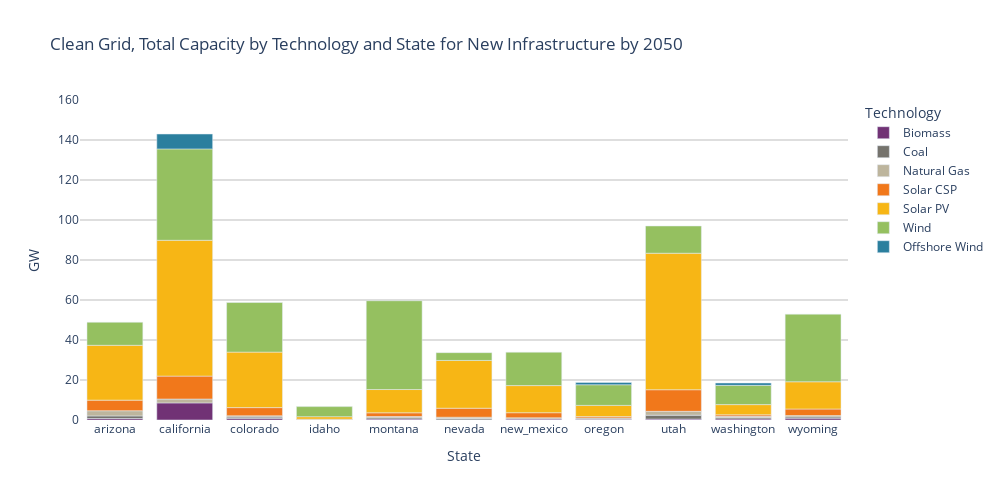

Here is the notebook cell this chart was saved with:
### Markdown cell above
#### Clean Grid

### Code cell
plot_state_bar_capacity(df=df, scenario='net_zero_ira_ccs_climate', year=year,
         output_file_name = f'clean_grid_{year}_state_tech_capacity.png',
         title = f'Clean Grid, Total Capacity by Technology and State for New Infrastructure by {year}')

### Figure 1 — Plotly figure (JSON) as saved in the notebook; plotly's stock layout.template omitted (floating-point values rounded to 4 significant figures)
{"data": [{"alignmentgroup": "True", "hovertemplate": "Technology=Biomass<br>State=%{x}<br>unit_size_mw=%{y}<extra></extra>", "legendgroup": "Biomass", "marker": {"color": "#713275", "pattern": {"shape": ""}}, "name": "Biomass", "offsetgroup": "Biomass", "orientation": "v", "showlegend": true, "textposition": "auto", "type": "bar", "x": ["arizona", "california", "colorado", "idaho", "montana", "nevada", "new_mexico", "oregon", "utah", "washington", "wyoming"], "xaxis": "x", "y": [0.75, 8.55, 0.8, 0.3, 0.45, 0.1, 0.45, 0.4, 0.45, 0.55, 0.9], "yaxis": "y"}, {"alignmentgroup": "True", "hovertemplate": "Technology=Coal<br>State=%{x}<br>unit_size_mw=%{y}<extra></extra>", "legendgroup": "Coal", "marker": {"color": "#75736d", "pattern": {"shape": ""}}, "name": "Coal", "offsetgroup": "Coal", "orientation": "v", "showlegend": true, "textposition": "auto", "type": "bar", "x": ["arizona", "colorado", "montana", "nevada", "utah", "washington", "wyoming"], "xaxis": "x", "y": [1.3, 0.65, 0.65, 0.65, 1.95, 0.65, 0.65], "yaxis": "y"}, {"alignmentgroup": "True", "hovertemplate": "Technology=Natural Gas<br>State=%{x}<br>unit_size_mw=%{y}<extra></extra>", "legendgroup": "Natural Gas", "marker": {"color": "#bdb59d", "pattern": {"shape": ""}}, "name": "Natural Gas", "offsetgroup": "Natural Gas", "orientation": "v", "showlegend": true, "textposition": "auto", "type": "bar", "x": ["arizona", "california", "colorado", "montana", "nevada", "new_mexico", "oregon", "utah", "washington", "wyoming"], "xaxis": "x", "y": [2.584, 1.938, 0.646, 0.646, 0.646, 0.646, 0.646, 1.938, 0.646, 0.646], "yaxis": "y"}, {"alignmentgroup": "True", "hovertemplate": "Technology=Solar CSP<br>State=%{x}<br>unit_size_mw=%{y}<extra></extra>", "legendgroup": "Solar CSP", "marker": {"color": "#f1781b", "pattern": {"shape": ""}}, "name": "Solar CSP", "offsetgroup": "Solar CSP", "orientation": "v", "showlegend": true, "textposition": "auto", "type": "bar", "x": ["arizona", "california", "colorado", "idaho", "montana", "nevada", "new_mexico", "oregon", "utah", "washington", "wyoming"], "xaxis": "x", "y": [5.3, 11.45, 4.1, 0.1, 1.85, 4.5, 2.55, 0.65, 10.8, 0.75, 3.3], "yaxis": "y"}, {"alignmentgroup": "True", "hovertemplate": "Technology=Solar PV<br>State=%{x}<br>unit_size_mw=%{y}<extra></extra>", "legendgroup": "Solar PV", "marker": {"color": "#F7B615", "pattern": {"shape": ""}}, "name": "Solar PV", "offsetgroup": "Solar PV", "orientation": "v", "showlegend": true, "textposition": "auto", "type": "bar", "x": ["arizona", "california", "colorado", "idaho", "montana", "nevada", "new_mexico", "oregon", "utah", "washington", "wyoming"], "xaxis": "x", "y": [27.42, 67.92, 27.75, 1.26, 11.64, 23.88, 13.56, 5.61, 68.25, 5.1, 13.62], "yaxis": "y"}, {"alignmentgroup": "True", "hovertemplate": "Technology=Wind<br>State=%{x}<br>unit_size_mw=%{y}<extra></extra>", "legendgroup": "Wind", "marker": {"color": "#95C060", "pattern": {"shape": ""}}, "name": "Wind", "offsetgroup": "Wind", "orientation": "v", "showlegend": true, "textposition": "auto", "type": "bar", "x": ["arizona", "california", "colorado", "idaho", "montana", "nevada", "new_mexico", "oregon", "utah", "washington", "wyoming"], "xaxis": "x", "y": [11.51, 45.68, 24.8, 5.035, 44.38, 3.897, 16.69, 10.32, 13.62, 9.623, 33.81], "yaxis": "y"}, {"alignmentgroup": "True", "hovertemplate": "Technology=Offshore Wind<br>State=%{x}<br>unit_size_mw=%{y}<extra></extra>", "legendgroup": "Offshore Wind", "marker": {"color": "#2B7F9E", "pattern": {"shape": ""}}, "name": "Offshore Wind", "offsetgroup": "Offshore Wind", "orientation": "v", "showlegend": true, "textposition": "auto", "type": "bar", "x": ["california", "oregon", "washington"], "xaxis": "x", "y": [7.446, 1.152, 1.188], "yaxis": "y"}], "layout": {"barmode": "relative", "height": 500, "legend": {"title": {"text": "Technology"}, "tracegroupgap": 0}, "paper_bgcolor": "white", "plot_bgcolor": "white", "title": {"text": "Clean Grid, Total Capacity by Technology and State for New Infrastructure by 2050"}, "uniformtext": {"minsize": 18, "mode": "hide"}, "width": 1000, "xaxis": {"anchor": "y", "autorange": true, "categoryorder": "category ascending", "domain": [0, 1], "range": [-0.5, 10.5], "title": {"text": "State"}, "type": "category"}, "yaxis": {"anchor": "x", "domain": [0, 1], "gridcolor": "#bdbdbd", "range": [0, 160], "showgrid": true, "title": {"text": "GW"}, "type": "linear"}}}
